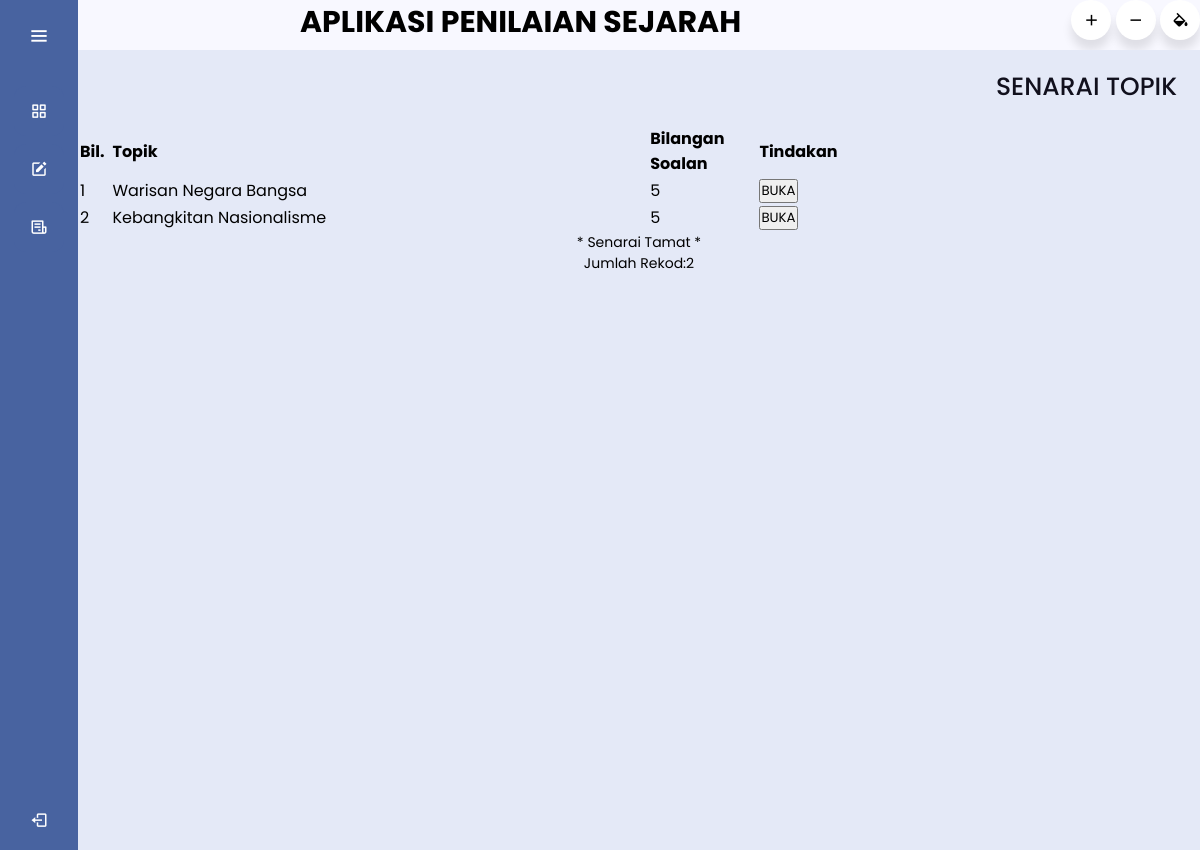
The app's page /pilihan_topik.php (signed in) with its own data.
### tables this page shows
CREATE TABLE `topik` (
  `IDTopik` int(11) NOT NULL,
  `TopikKuiz` varchar(30) NOT NULL,
  `IDPengguna` varchar(12) NOT NULL
);

### pilihan_topik.php (the view, shortened to what this page needs)
<?php
include 'header2.php';
?>
<html>
    <head>
    <link rel="stylesheet" href="papar_topik.css">
    <link rel="stylesheet" href="https://cdnjs.cloudflare.com/ajax/libs/font-awesome/4.7.0/css/font-awesome.min.css">
    <?php include "menu.php";?>
    </head>
    <body>
    <section class="home-section">
      <div class="text">SENARAI TOPIK</div>
        <main>
            <table width="70%" border="0" align="center"
                   style='font-size:16px'>
                <tr>
                    <td width="2%"><b>Bil.</b></td>
                    <td width="50%"><b>Topik</b></td>
                    <td width="10%"><b>Bilangan Soalan</b></td>
                    <td width="8%"><b>Tindakan</b></td>
                </tr>
                <?php
                $no=1;
                $data1=mysqli_query($hubung,"SELECT * FROM topik");
                while($info1=mysqli_fetch_array($data1))
                {
                $idtopik=$info1['IDTopik'];
                $dataSoalan=mysqli_query($hubung, "SELECT COUNT(IDTopik) as 'bil' FROM soalan WHERE IDTopik=$idtopik GROUP BY IDTopik");
                $getSoalan=mysqli_fetch_array($dataSoalan);
                ?>
                <tr>
                <td><?php echo $no; ?></td>
                <td><?php echo $info1['TopikKuiz']; ?></td>
                <td><?php echo $getSoalan['bil']; ?></td>
                <td><?php if($getSoalan['bil']==0) {
                }else{ ?>
                <div class="form_wrap">
                <a href="soalan_mula.php?idtopik=
                <?php echo $info1['IDTopik'];?>">
                <button>BUKA</button></a>
                <?php } ?></td>
                </tr>
                <?php $no++; } ?>
            </table>
        </main>
        <center><font style='font-size:14px'>
            * Senarai Tamat *<br />Jumlah Rekod:<?php echo $no-1; ?>
            </font>
        </center>
                    </section>
    </body>
</html>

### header2.css (style rules this page uses)
body { margin:0px; padding: 0px; background-color:#F8F8FF; overflow: hidden; }

### papar_topik.css (style rules this page uses)
body { margin:0px; padding: 0px; background-color:#F8F8FF; overflow: hidden; }
.home-section { position: relative; background: #E4E9F7; min-height: 100vh; top: 0; left: 78px; width: calc(100% - 78px); transition: all 0.5s ease; z-index: 2; }
.home-section .text { display: inline-block; color: #11101d; font-size: 25px; font-weight: 500; margin: 18px; }

### menu.css (style rules this page uses)
* { margin: 0; padding: 0; box-sizing: border-box; font-family: "Poppins" , sans-serif; }

### records on screen
topik: TopikKuiz "Warisan Negara Bangsa", bil "5"
topik: TopikKuiz "Kebangkitan Nasionalisme", bil "5"

### other values on screen
$no-1 "2"
